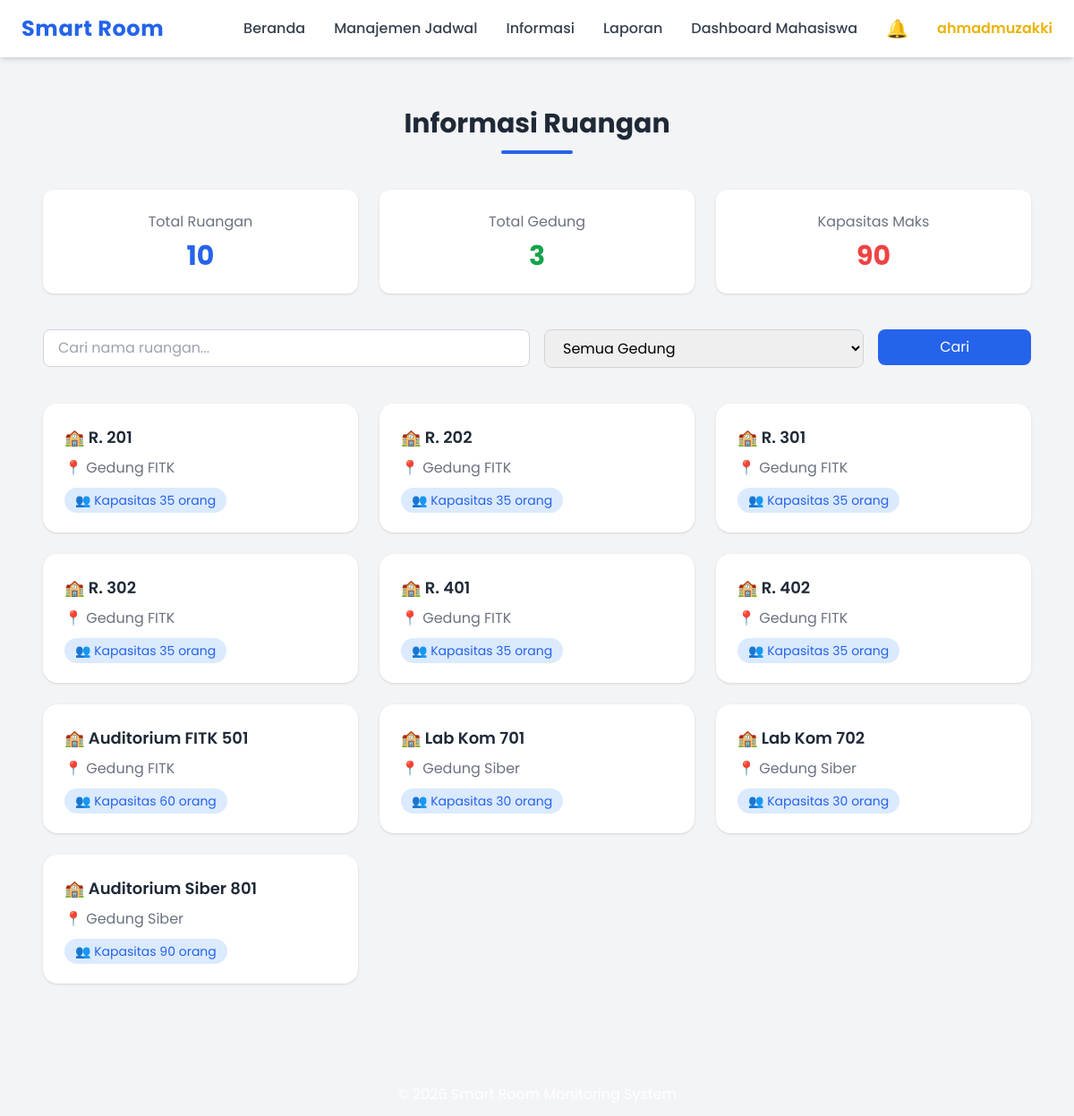
/index.php?menu=info_ruangan (signed in), run on the app's committed database.
### tables this page shows
CREATE TABLE `ruangan` (
  `id_ruangan` int(11) NOT NULL,
  `id_gedung` int(11) DEFAULT NULL,
  `nama_ruangan` varchar(50) DEFAULT NULL,
  `kapasitas` int(11) DEFAULT NULL,
  `lantai` int(11) NOT NULL DEFAULT 1
);

CREATE TABLE `gedung` (
  `id_gedung` int(11) NOT NULL,
  `nama_gedung` varchar(100) DEFAULT NULL,
  `jumlah_lantai` int(11) NOT NULL DEFAULT 1
);

### pages/info_ruangan.php (the view, shortened to what this page needs)
<?php
include __DIR__ . '/../config/koneksi.php';
$search = isset($_GET['search']) ? mysqli_real_escape_string($conn, $_GET['search']) : '';
$gedung_filter = isset($_GET['gedung']) ? mysqli_real_escape_string($conn, $_GET['gedung']) : '';
$query = mysqli_query($conn, "
SELECT
ruangan.nama_ruangan,
ruangan.kapasitas,
gedung.nama_gedung
FROM ruangan
JOIN gedung
ON ruangan.id_gedung = gedung.id_gedung
WHERE ruangan.nama_ruangan LIKE '%$search%'
AND gedung.nama_gedung LIKE '%$gedung_filter%'
");
$total_ruangan = mysqli_num_rows($query);
?>
<div class="max-w-7xl mx-auto px-6 py-10">
<div class="text-center mb-10">
<h2 class="text-3xl font-bold text-gray-800">
Informasi Ruangan
</h2>
<div class="w-20 h-1 bg-blue-600 mx-auto mt-3 rounded"></div>
</div>
<div class="grid md:grid-cols-3 gap-6 mb-10">
<div class="bg-white rounded-xl shadow p-6 text-center hover:shadow-xl transition">
<p class="text-gray-500">Total Ruangan</p>
<h3 class="text-3xl font-bold text-blue-600 mt-2">
<?= $total_ruangan ?>
</h3>
</div>
<div class="bg-white rounded-xl shadow p-6 text-center hover:shadow-xl transition">
<p class="text-gray-500">Total Gedung</p>
<h3 class="text-3xl font-bold text-green-600 mt-2">
<?php
$g = mysqli_query($conn,"SELECT COUNT(*) as total FROM gedung");
$d = mysqli_fetch_assoc($g);
echo $d['total'];
?>
</h3>
</div>
<div class="bg-white rounded-xl shadow p-6 text-center hover:shadow-xl transition">
<p class="text-gray-500">Kapasitas Maks</p>
<h3 class="text-3xl font-bold text-red-500 mt-2">
<?php
$k = mysqli_query($conn,"SELECT MAX(kapasitas) as max FROM ruangan");
$m = mysqli_fetch_assoc($k);
echo $m['max'];
?>
</h3>
</div>
</div>
<form method="GET" action="index.php" class="mb-10">
<div class="grid md:grid-cols-12 gap-4">
<div class="md:col-span-6">
<input
type="text"
name="search"
value="<?= $search ?>"
placeholder="Cari nama ruangan..."
class="w-full border border-gray-300 rounded-lg px-4 py-2 focus:ring-2 focus:ring-blue-500 focus:outline-none">
</div>
<div class="md:col-span-4">
<select
name="gedung"
class="w-full border border-gray-300 rounded-lg px-4 py-2 focus:ring-2 focus:ring-blue-500 focus:outline-none">
<option value="">Semua Gedung</option>
</select>
</div>
<div class="md:col-span-2">
<button
class="w-full bg-blue-600 text-white rounded-lg py-2 hover:bg-blue-700 transition">
Cari
</button>
</div>
</div>
</form>
<div class="grid md:grid-cols-3 gap-6">
<?php while($data = mysqli_fetch_assoc($query)): ?>
<div class="bg-white rounded-2xl shadow p-6 hover:shadow-2xl hover:-translate-y-2 transition duration-300">
<h3 class="text-lg font-semibold text-gray-800 mb-2">
🏫 <?= $data['nama_ruangan']; ?>
</h3>
<p class="text-gray-500 mb-2">
📍 <?= $data['nama_gedung']; ?>
</p>
<div class="mt-3">
<span class="bg-blue-100 text-blue-600 px-3 py-1 rounded-full text-sm">
👥 Kapasitas <?= $data['kapasitas']; ?> orang
</span>
</div>
</div>
<?php endwhile; ?>
</div>
</div>

### index.php (style rules this page uses)
body { font-family:'Poppins',sans-serif; }

### data on the page
ruangan: nama_ruangan "R. 201", id_gedung.nama_gedung "Gedung FITK", kapasitas "35"
ruangan: nama_ruangan "R. 202", id_gedung.nama_gedung "Gedung FITK", kapasitas "35"
ruangan: nama_ruangan "R. 301", id_gedung.nama_gedung "Gedung FITK", kapasitas "35"
ruangan: nama_ruangan "R. 302", id_gedung.nama_gedung "Gedung FITK", kapasitas "35"
ruangan: nama_ruangan "R. 401", id_gedung.nama_gedung "Gedung FITK", kapasitas "35"
ruangan: nama_ruangan "R. 402", id_gedung.nama_gedung "Gedung FITK", kapasitas "35"
ruangan: nama_ruangan "Auditorium FITK 501", id_gedung.nama_gedung "Gedung FITK", kapasitas "60"
ruangan: nama_ruangan "Lab Kom 701", id_gedung.nama_gedung "Gedung Siber", kapasitas "30"
ruangan: nama_ruangan "Lab Kom 702", id_gedung.nama_gedung "Gedung Siber", kapasitas "30"
ruangan: nama_ruangan "Auditorium Siber 801", id_gedung.nama_gedung "Gedung Siber", kapasitas "90"

### other printed values
$_SESSION['username'] "ahmadmuzakki"
$total_ruangan "10"
$d['total'] "3"
$m['max'] "90"
